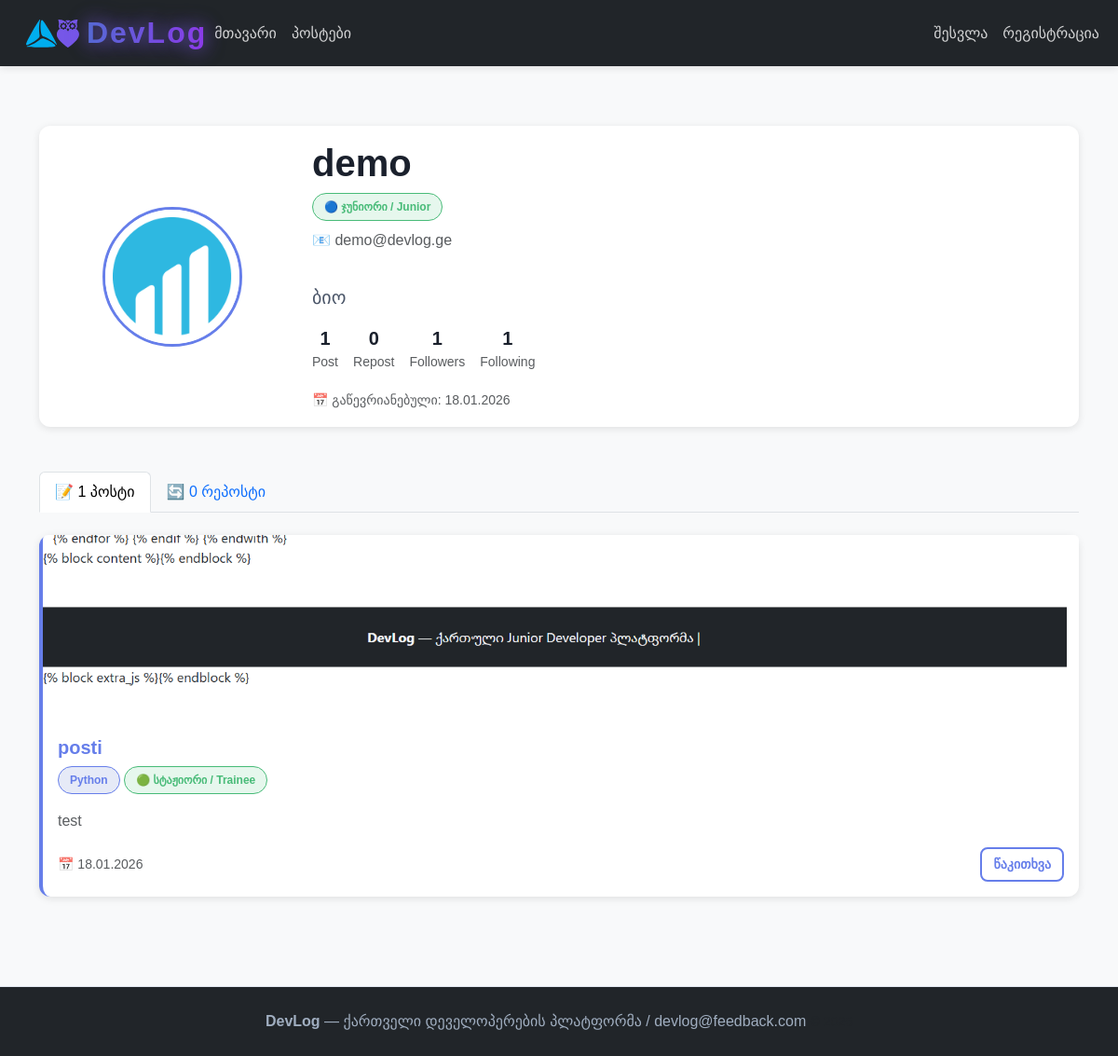
The app's page /user/demo, older data.
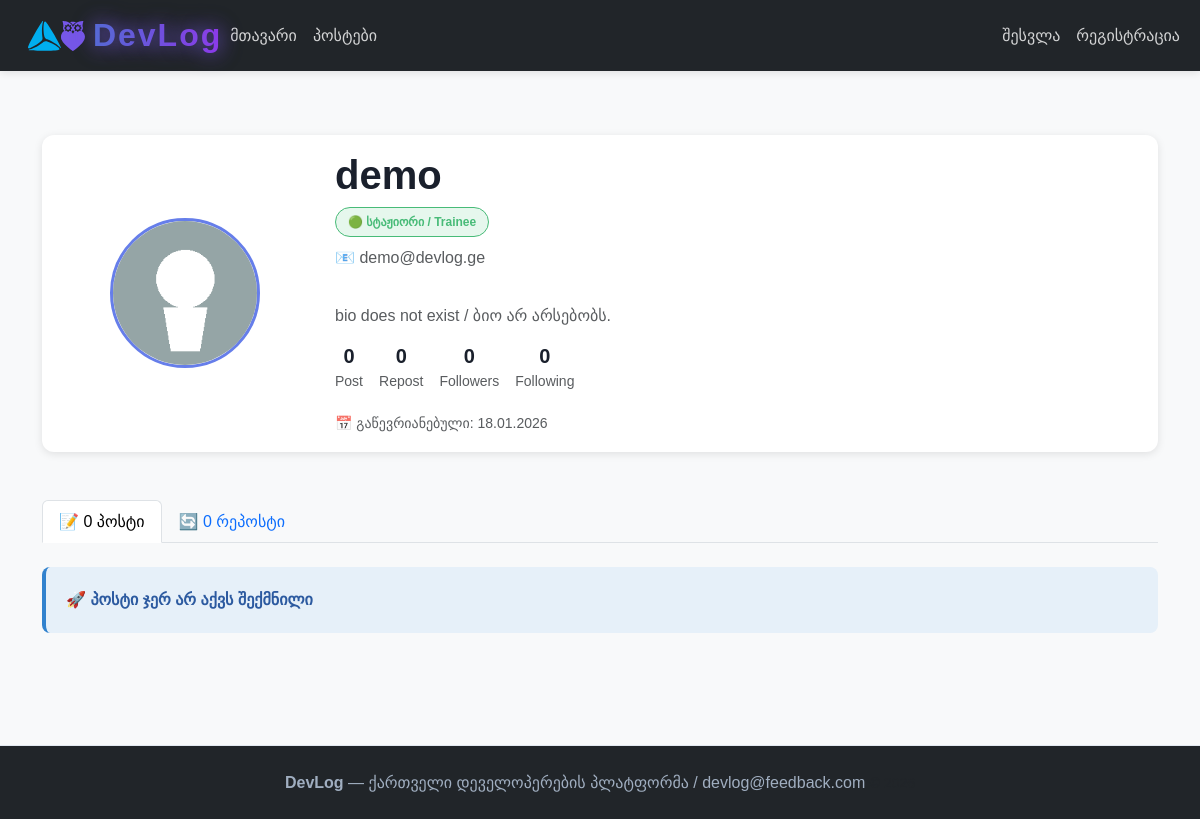
The same page, newer data.
### models.py (models this page shows, shortened)
class User(db.Model):
    __tablename__ = 'users'
    id = db.Column(db.Integer, primary_key=True)
    username = db.Column(db.String(80), unique=True)
    email = db.Column(db.String(120), unique=True)
    password = db.Column(db.String(255))
    role = db.Column(db.String(20), default='user')
    level = db.Column(db.String(50), default='beginner')
    gender = db.Column(db.String(20), default='other')
    profile_photo = db.Column(db.String(255), default='/static/images/avatar-default.png')
    bio = db.Column(db.Text, default='')
    created_at = db.Column(db.DateTime, default=datetime.now)
    posts = db.relationship('Post', backref='author')
    comments = db.relationship('Comment', backref='author')
    likes = db.relationship('Like', backref='author')
    reposts = db.relationship('Repost', backref='author')
    notifications = db.relationship('Notification', backref='recipient', foreign_keys='Notification.user_id')
    sent_notifications = db.relationship('Notification', backref='sender', foreign_keys='Notification.sender_id')
    messages_sent = db.relationship('Message', backref='sender', foreign_keys='Message.sender_id')
    messages_received = db.relationship('Message', backref='receiver', foreign_keys='Message.receiver_id')
    following = db.relationship(
        'User',
        secondary=follow_table,
        primaryjoin=follow_table.c.follower_id == id,
        secondaryjoin=follow_table.c.followed_id == id,
        backref='followers'
    )

class Post(db.Model):
    __tablename__ = 'posts'
    id = db.Column(db.Integer, primary_key=True)
    title = db.Column(db.String(200))
    content = db.Column(db.Text)
    language = db.Column(db.String(50))
    level = db.Column(db.String(50))
    photo = db.Column(db.String(255))
    is_published = db.Column(db.Boolean, default=False)
    created_at = db.Column(db.DateTime, default=datetime.now)
    updated_at = db.Column(db.DateTime, default=datetime.now)
    author_id = db.Column(db.Integer, db.ForeignKey('users.id'))
    comments = db.relationship('Comment', backref='post', cascade='all, delete-orphan')
    likes = db.relationship('Like', backref='post', cascade='all, delete-orphan')
    reposts = db.relationship('Repost', backref='post', cascade='all, delete-orphan')
    notifications = db.relationship('Notification', backref='post', cascade='all, delete-orphan')

### routes.py (the view)
    @app.route('/user/<username>')
    def user_profile(username):
        user = User.query.filter_by(username=username).first()
        if user is None:
            return "User not found", 404
        user_posts_all = Post.query.filter_by(author_id=user.id).all()
        user_posts = sorted(user_posts_all, key=lambda p: p.created_at, reverse=True)
        user_reposts_all = Repost.query.filter_by(author_id=user.id).all()
        user_reposts = []
        for repost_obj in user_reposts_all:
            post_obj = Post.query.get(repost_obj.post_id)
            if post_obj:
                user_reposts.append(post_obj)
        user_reposts = sorted(user_reposts, key=lambda p: p.created_at, reverse=True)
        is_following = False
        is_mutual_follow = False
        current_user = get_current_user()
        if current_user and current_user.id != user.id:
            is_following = user in current_user.following
            follows_you = current_user in user.followers
            is_mutual_follow = is_following and follows_you
        return render_template('user_profile.html', user=user, posts=user_posts, reposts=user_reposts, is_following=is_following, is_mutual_follow=is_mutual_follow)

### app.py (called while the page is built)
def get_current_user():
    if 'user_id' in session:
        user = User.query.get(session['user_id'])
        return user
    return None

def get_unread_count():
    user = get_current_user()
    if user:
        notifications = Notification.query.filter_by(user_id=user.id, is_read=False).all()
        count = len(notifications)
        return count
    return 0

@app.context_processor
def inject_globals():
    user = get_current_user()
    if user:
        user.is_authenticated = True
    return {
        'current_user': user,
        'unread_notifications_count': get_unread_count()
    }

### templates/user_profile.html (shortened to what the changed rows need)
{% extends "base.html" %}
{% block content %}
<div class="container py-5">
    <div class="card mb-5">
        <div class="card-body">
            <div class="row align-items-center">
                <div class="col-md-3 text-center mb-3 mb-md-0 position-relative">
                    <img src="{{ user.profile_photo }}" alt="{{ user.username }}" class="rounded-circle" width="150" height="150" style="object-fit: cover; border: 3px solid #667eea;">
                </div>
                <div class="col-md-9">
                    <div class="d-flex justify-content-between align-items-start mb-3">
                        <div>
                            <h1 class="mb-2">{{ user.username }}</h1>
                            <div class="mb-2">
                                <span class="badge badge-level">
                                    {% if user.level == 'beginner' %}🟢 სტაჟიორი / Trainee
                                    {% elif user.level == 'junior' %}🔵 ჯუნიორი / Junior
                                    {% elif user.level == 'intermediate' %}🟠 საშუალო / Mid-Level
                                    {% else %}🔴 სენიორი / Senior
                                    {% endif %}
                                </span>
                            </div>
                            <p class="text-muted mb-3">📧 {{ user.email }}</p>
                        </div>
                    </div>
                    <div class="bio-section mb-3">
                        {% if user.bio %}
                            <p class="lead mb-3 mt-3">{{ user.bio }}</p>
                        {% else %}
                            <p class="text-muted mb-3 mt-3">bio does not exist / ბიო არ არსებობს.</p>
                        {% endif %}
                    </div>
                    <div class="row g-3 mb-3">
                        <div class="col-auto">
                            <div class="text-center">
                                <h5 class="mb-0">{{ posts|length }}</h5>
                                <small class="text-muted">Post</small>
                            </div>
                        </div>
                        <div class="col-auto">
                        </div>
                        <div class="col-auto">
                            <div class="text-center">
                                <a href="{{ url_for('view_followers', username=user.username) }}" class="text-decoration-none">
                                    <h5 class="mb-0">{{ user.followers|length }}</h5>
                                    <small class="text-muted">Followers</small>
                                </a>
                            </div>
                        </div>
                        <div class="col-auto">
                            <div class="text-center">
                                <a href="{{ url_for('view_following', username=user.username) }}" class="text-decoration-none">
                                    <h5 class="mb-0">{{ user.following|length }}</h5>
                                    <small class="text-muted">Following</small>
                                </a>
                            </div>
                        </div>
                    </div>
                    <small class="text-muted">📅 გაწევრიანებული: {{ user.created_at.strftime('%d.%m.%Y') }}</small>
                </div>
            </div>
        </div>
    </div>
    <ul class="nav nav-tabs mb-4" role="tablist">
        <li class="nav-item" role="presentation">
            <button class="nav-link active" id="posts-tab" data-bs-toggle="tab" data-bs-target="#posts-content" type="button" role="tab" aria-controls="posts-content" aria-selected="true">
                📝 {{ posts|length }} პოსტი
            </button>
        </li>
    </ul>
    <div class="tab-content">
        <div class="tab-pane fade show active" id="posts-content" role="tabpanel" aria-labelledby="posts-tab">
            {% if posts %}
                <div class="row g-4">
                    {% for post in posts %}
                        <div class="col-12">
                            <div class="card post-card">
                                {% if post.photo %}
                                <img src="{{ url_for('static', filename='uploads/posts/' + post.photo) }}" class="card-img-top" alt="{{ post.title }}" style="max-height: 200px; object-fit: cover;">
                                {% endif %}
                                <div class="card-body">
                                    <div class="d-flex justify-content-between align-items-start mb-2">
                                        <h5 class="card-title mb-0">
                                            <a href="{{ url_for('post_detail', post_id=post.id) }}" class="text-decoration-none">{{ post.title }}</a>
                                        </h5>
                                    </div>
                                    <div class="mb-3">
                                        <span class="badge badge-language">{{ post.language }}</span>
                                        <span class="badge badge-level">
                                            {% if post.level == 'beginner' %}🟢 სტაჟიორი / Trainee
                                            {% elif post.level == 'junior' %}🔵 ჯუნიორი / Junior
                                            {% elif post.level == 'intermediate' %}🟠 საშუალო / Mid-Level
                                            {% else %}🔴 სენიორი / Senior
                                            {% endif %}
                                        </span>
                                    </div>
                                    <p class="card-text text-muted">
                                        {{ post.content[:200] }}{% if post.content|length > 200 %}...{% endif %}
                                    </p>
                                    <div class="d-flex justify-content-between align-items-center small text-muted">
                                        <span>📅 {{ post.created_at.strftime('%d.%m.%Y') }}</span>
                                        <a href="{{ url_for('post_detail', post_id=post.id) }}" class="btn btn-sm btn-outline-primary">წაკითხვა</a>
                                    </div>
                                </div>
                            </div>
                        </div>
                    {% endfor %}
                </div>
            {% else %}
                <div class="alert alert-info" role="alert">
                    <strong>🚀 პოსტი ჯერ არ აქვს შექმნილი</strong>
                </div>
            {% endif %}
        </div>
    </div>
</div>
{% endblock %}

Row changes from the older to the newer data that the page shows:
removed Post: photo (picture), title "posti", language "Python", level "🟢 სტაჟიორი / Trainee", content "test", created_at "18.01.2026"
changed User "demo": profile_photo: picture removed, a placeholder shows; bio "ბიო" → (not shown)
Text that changed along with them:
{{ posts|length }}: "1" → "0"
{{ user.followers|length }}: "1" → "0"
{{ user.following|length }}: "1" → "0"
text no longer shown: "🔵 ჯუნიორი / Junior"
text now shown: "🟢 სტაჟიორი / Trainee bio does not exist / ბიო არ არსებობს. 🚀 პოსტი ჯერ არ აქვს შექმნილი"
